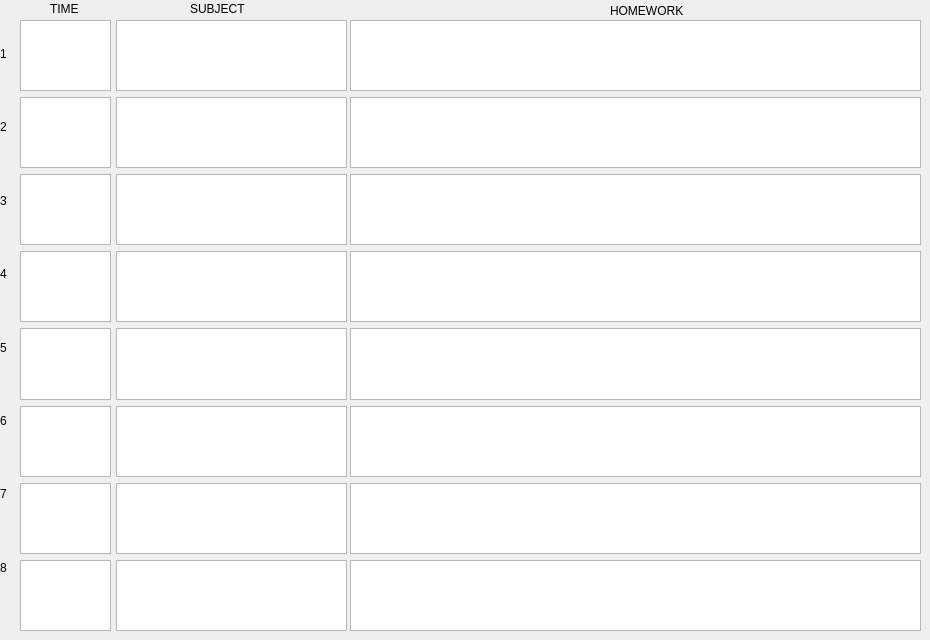
     <widget class="QWidget" name="tab_4">
      <attribute name="title">
       <string>Thursday</string>
      </attribute>
      <widget class="QWidget" name="verticalLayoutWidget_13">
       <property name="geometry">
        <rect>
         <x>350</x>
         <y>20</y>
         <width>571</width>
         <height>611</height>
        </rect>
       </property>
       <layout class="QVBoxLayout" name="verticalLayout_13">
        <item>
         <widget class="QTextEdit" name="textEdit_81"/>
        </item>
        <item>
         <widget class="QTextEdit" name="textEdit_82"/>
        </item>
        <item>
         <widget class="QTextEdit" name="textEdit_83"/>
        </item>
        <item>
         <widget class="QTextEdit" name="textEdit_84"/>
        </item>
        <item>
         <widget class="QTextEdit" name="textEdit_85"/>
        </item>
        <item>
         <widget class="QTextEdit" name="textEdit_86"/>
        </item>
        <item>
         <widget class="QTextEdit" name="textEdit_87"/>
        </item>
        <item>
         <widget class="QTextEdit" name="textEdit_88"/>
        </item>
       </layout>
      </widget>
      <widget class="QWidget" name="verticalLayoutWidget_14">
       <property name="geometry">
        <rect>
         <x>0</x>
         <y>20</y>
         <width>21</width>
         <height>581</height>
        </rect>
       </property>
       <layout class="QVBoxLayout" name="verticalLayout_14">
        <item>
         <widget class="QLabel" name="label_35">
          <property name="text">
           <string>1</string>
          </property>
         </widget>
        </item>
        <item>
         <widget class="QLabel" name="label_36">
          <property name="text">
           <string>2</string>
          </property>
         </widget>
        </item>
        <item>
         <widget class="QLabel" name="label_37">
          <property name="text">
           <string>3</string>
          </property>
         </widget>
        </item>
        <item>
         <widget class="QLabel" name="label_38">
          <property name="text">
           <string>4</string>
          </property>
         </widget>
        </item>
        <item>
         <widget class="QLabel" name="label_39">
          <property name="text">
           <string>5</string>
          </property>
         </widget>
        </item>
        <item>
         <widget class="QLabel" name="label_40">
          <property name="text">
           <string>6</string>
          </property>
         </widget>
        </item>
        <item>
         <widget class="QLabel" name="label_41">
          <property name="text">
           <string>7</string>
          </property>
         </widget>
        </item>
        <item>
         <widget class="QLabel" name="label_42">
          <property name="text">
           <string>8</string>
          </property>
         </widget>
        </item>
       </layout>
      </widget>
      <widget class="QWidget" name="verticalLayoutWidget_15">
       <property name="geometry">
        <rect>
         <x>116</x>
         <y>20</y>
         <width>231</width>
         <height>611</height>
        </rect>
       </property>
       <layout class="QVBoxLayout" name="verticalLayout_15">
        <item>
         <widget class="QTextEdit" name="textEdit_89"/>
        </item>
        <item>
         <widget class="QTextEdit" name="textEdit_90"/>
        </item>
        <item>
         <widget class="QTextEdit" name="textEdit_91"/>
        </item>
        <item>
         <widget class="QTextEdit" name="textEdit_92"/>
        </item>
        <item>
         <widget class="QTextEdit" name="textEdit_93"/>
        </item>
        <item>
         <widget class="QTextEdit" name="textEdit_94"/>
        </item>
        <item>
         <widget class="QTextEdit" name="textEdit_95"/>
        </item>
        <item>
         <widget class="QTextEdit" name="textEdit_96"/>
        </item>
       </layout>
      </widget>
      <widget class="QWidget" name="verticalLayoutWidget_16">
       <property name="geometry">
        <rect>
         <x>20</x>
         <y>20</y>
         <width>91</width>
         <height>611</height>
        </rect>
       </property>
       <layout class="QVBoxLayout" name="verticalLayout_16">
        <item>
         <widget class="QTextEdit" name="textEdit_97"/>
        </item>
        <item>
         <widget class="QTextEdit" name="textEdit_98"/>
        </item>
        <item>
         <widget class="QTextEdit" name="textEdit_99"/>
        </item>
        <item>
         <widget class="QTextEdit" name="textEdit_100"/>
        </item>
        <item>
         <widget class="QTextEdit" name="textEdit_101"/>
        </item>
        <item>
         <widget class="QTextEdit" name="textEdit_102"/>
        </item>
        <item>
         <widget class="QTextEdit" name="textEdit_103"/>
        </item>
        <item>
         <widget class="QTextEdit" name="textEdit_104"/>
        </item>
       </layout>
      </widget>
      <widget class="QLabel" name="label_34">
       <property name="geometry">
        <rect>
         <x>190</x>
         <y>0</y>
         <width>67</width>
         <height>17</height>
        </rect>
       </property>
       <property name="text">
        <string>SUBJECT</string>
       </property>
      </widget>
      <widget class="QLabel" name="label_43">
       <property name="geometry">
        <rect>
         <x>50</x>
         <y>0</y>
         <width>67</width>
         <height>17</height>
        </rect>
       </property>
       <property name="text">
        <string>TIME</string>
       </property>
      </widget>
      <widget class="QLabel" name="label_44">
       <property name="geometry">
        <rect>
         <x>610</x>
         <y>0</y>
         <width>141</width>
         <height>21</height>
        </rect>
       </property>
       <property name="text">
        <string>HOMEWORK</string>
       </property>
      </widget>
     </widget>
